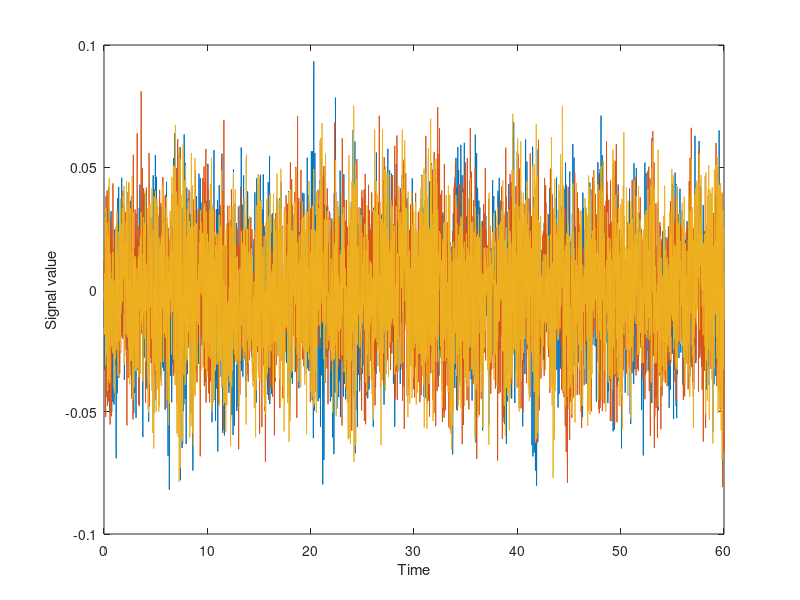

The MATLAB source for this figure: (Note: this script raises an error after producing the figure.)
%% ROInets 1 - Introduction to orthogonalization
%
% This example uses synthetic signals to illustrate the effect of orthogonalization.
%
%%
% Spatial leakage in the beamformer results in correlations between adjacent/nearby voxels being
% introduced, that are not the result of correlations in neural activity. As an approximation, this
% can be corrected for by removing all zero-lag correlations. Note that this does not eliminate correlations
% in the amplitude envelopes (although it does decrease them somewhat). By doing this, the remaining
% correlation is assumed to reflect genuine functional connectivity. 
% 
% To demonstrate orthogonalization in practice, this example illustrates the use of the low-level
% |ROInets| function |remove_source_leakage()| which implements the core orthogonalization algorithms.
%
% First, we generate a synthetic signal and plot it
Fs       = 100; %Hz
duration = 60; %s
time     = 0:1.0/Fs:duration;
nSamples = length(time);
b        = fir1(1024, 0.5);
nVoxels  = 3;
[ARfilterTerms, ARnoiseVar] = lpc(b, 7); 
% Generate data from a covariance matrix and smooth
C    = [1  -0.1 0.6
       -0.1   1 0.3
        0.6 0.3   1] * ARnoiseVar;
u    = chol(C)' * randn(nVoxels, nSamples);
data = filter(1, ARfilterTerms, u.').';
figure('Name', 'Input data', 'Color', 'w');
plot(time.', data.');
xlabel('Time')
ylabel('Signal value')
%%
% Our signal has 3 'voxels' and we will assign each to its own 'parcel'
spatialBasis = eye(3);

%% 
% Notice that the signal has correlations between channels
corr(data')

%%
% The |remove_source_leakage()| function takes in the data matrix, as well as the orthogonalization
% method. To apply symmetric orthogonalization, we can simply call:
data_orthog = ROInets.remove_source_leakage(data, 'symmetric');

%%
% Now, the channels have no static zero-lag correlation
corr(data_orthog')

%%
% However, the amplitude of the orthogonalized signals is quite different to the original signals
std(data')
std(data_orthog')

%%
% The 'closest' orthogonalization method also results in orthogonal signals, but iteratively 
% rotates and scales the basis vectors to best preserve the original signals. As a result, 
% the orthogonalized signals are still uncorrelated, but their amplitudes much better match the
% original signals
data_orthog_closest = ROInets.remove_source_leakage(data, 'closest');
corr(data_orthog_closest')
std(data_orthog_closest')

